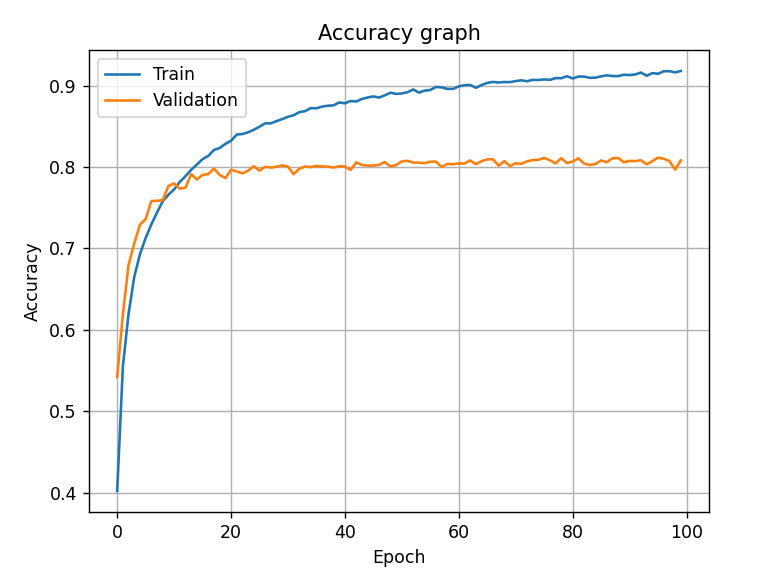

The Python source for this figure:
#실습5-2

import numpy as np
import tensorflow as tf
import tensorflow.keras.datasets as ds

from tensorflow.keras.models import Sequential
from tensorflow.keras.layers import Conv2D, MaxPooling2D, Flatten, Dense, Dropout
from tensorflow.keras.optimizers import Adam

(x_train, y_train), (x_test, y_test) = ds.cifar10.load_data()
x_train = x_train.astype(np.float32) / 255.0
x_test = x_test.astype(np.float32) / 255.0

y_train = tf.keras.utils.to_categorical(y_train, 10)
y_test = tf.keras.utils.to_categorical(y_test, 10)

cnn = Sequential()
cnn.add(Conv2D(32, (3, 3), activation='relu', input_shape=(32, 32, 3)))
cnn.add(Conv2D(32, (3, 3), activation='relu'))
cnn.add(MaxPooling2D(pool_size=(2, 2)))
cnn.add(Dropout(0.25))
cnn.add(Conv2D(64, (3, 3), activation='relu'))
cnn.add(Conv2D(64, (3, 3), activation='relu'))
cnn.add(MaxPooling2D(pool_size=(2, 2)))
cnn.add(Dropout(0.25))
cnn.add(Flatten())
cnn.add(Dense(units=512, activation='relu'))
cnn.add(Dropout(0.5))
cnn.add(Dense(units=10, activation='softmax'))

cnn.compile(loss='categorical_crossentropy', optimizer=Adam(learning_rate=0.001), metrics=['accuracy'])

hist = cnn.fit(x_train, y_train, batch_size=128, epochs=100, validation_data=(x_test, y_test), verbose=2)
res = cnn.evaluate(x_test, y_test, verbose=0)
print(f"정확률 = {res[1] * 100}")

import matplotlib.pyplot as plt

plt.plot(hist.history['accuracy'])
plt.plot(hist.history['val_accuracy'])
plt.title('Accuracy graph')
plt.ylabel('Accuracy')
plt.xlabel('Epoch')
plt.legend(['Train', 'Validation'])
plt.grid()
plt.show()

plt.plot(hist.history['loss'])
plt.plot(hist.history['val_loss'])
plt.title('Loss graph')
plt.ylabel('Loss')
plt.xlabel('Epoch')
plt.legend(['Train', 'Validation'])
plt.grid()
plt.show()
